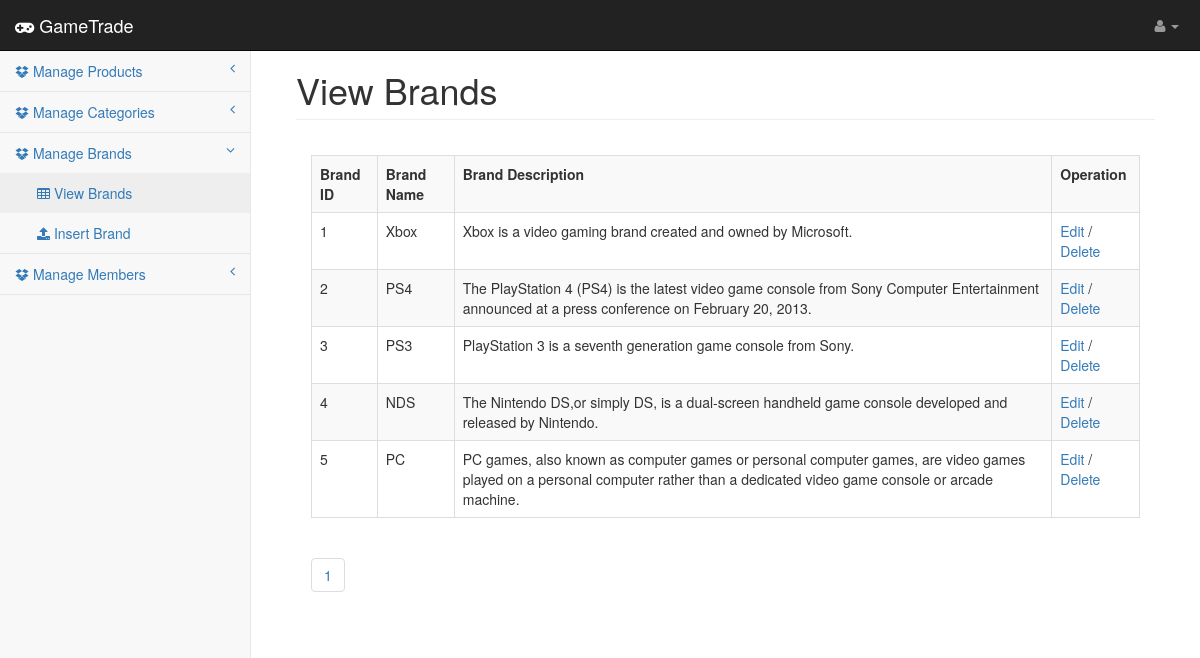
Page /admin/adminVBrands.php on the committed database.
### tables this page shows
CREATE TABLE `brands` (
  `brand_id` int(100) NOT NULL,
  `brand_title` text NOT NULL,
  `brand_desc` varchar(255) NOT NULL
);

### admin/adminVBrands.php (the view, shortened to what this page needs)
<!DOCTYPE html>
<html lang="en">
<head>
    <link href="css/bootstrap.css" rel="stylesheet">
    <link href="css/metisMenu.min.css" rel="stylesheet">
    <link href="css/timeline.css" rel="stylesheet">
    <link href="css/startmin.css" rel="stylesheet">
    <link href="css/morris.css" rel="stylesheet">
    <link href="css/font-awesome.min.css" rel="stylesheet" type="text/css">
</head>
<body>
<?php include("include/header.php"); ?>
<?php include("include/sidebar.php"); ?>
    <div id="page-wrapper">
        <div class="container-fluid">
            <div class="row">
                <div class="col-lg-12">
                    <h1 class="page-header">View Brands</h1>
                </div>
            </div>
            <div class="panel-body">
                                <div class="dataTable_wrapper">
                                    <?php
                                    $results_per_page = 5;
                                    $sql = "SELECT * FROM brands";
                                    $result = $db->query($sql);
                                    $number_of_results = mysqli_num_rows($result);
                                    $number_of_pages = ceil($number_of_results/$results_per_page);
                                    if (!isset($_GET['page'])) {
                                        $page = 1;
                                      } else {
                                        $page = $_GET['page'];
                                      }
                                    $this_page_first_result = ($page-1)*$results_per_page;
                                    $sql='SELECT * FROM brands LIMIT ' . $this_page_first_result . ',' .  $results_per_page;
                                    $result = mysqli_query($db, $sql);
                                    if ($result->num_rows > 0) {
                                        echo "<table class='table table-striped table-bordered table-hover' id='dataTables-example'><tr><th> Brand ID</th><th>Brand Name</th><th>Brand Description</th><th>Operation</th></tr>";
                                        while($row = mysqli_fetch_array($result))  {
                                            echo "<tr>
                                            <td>" . $row["brand_id"]. "</td>
                                            <td>" . $row["brand_title"]. "</td>
                                            <td>" . $row["brand_desc"]."</td>
                                            <td><a href='brandsEdit.php?edit=".$row["brand_id"]."'>Edit</a>  /
                                            <a href='adminVBrands.php?id=".$row["brand_id"]."' Onclick='return ConfirmDelete()'>Delete</a>"."</td></tr>";
                                        }
                                        echo "</table>";
                                    } else {
                                        echo "0 results";
                                    }
                                    for ($page=1;$page<=$number_of_pages;$page++) {
                                        echo '<ul class="pagination justify-content-center">
                                                <li class="page-item">
                                                    <a class="page-link" href="adminVBrands.php?page=' . $page . '">' . $page . '</a>
                                                    </li>
                                                </ul>';
                                        }
                                        ?>
                                </div>
        </div>
    </div>
</div>
</body>
</html>

### admin/include/header.php (shortened to what this page needs)
<div id="wrapper">
    <nav class="navbar navbar-inverse navbar-fixed-top" role="navigation">
        <div class="navbar-header">
            <a class="navbar-brand" href="adminControl.php"><i class="fa fa-gamepad"></i> GameTrade</a>
        </div>
        <ul class="nav navbar-right navbar-top-links">
            <li class="dropdown navbar-inverse">
            <li class="dropdown">
                <a class="dropdown-toggle" data-toggle="dropdown" href="#">
                    <i class="fa fa-user fa-fw"></i><?php echo $_SESSION['adminName'] ?><b class="caret"></b>
                </a>
            </li>
        </ul>
    </nav>
</div>

### admin/include/sidebar.php (shortened to what this page needs)
<div class="navbar-default sidebar" role="navigation">
            <div class="sidebar-nav navbar-collapse">
                <ul class="nav" id="side-menu">
                    <li>
                        <a href="#"><i class="fa fa-dropbox"></i> Manage Products<span class="fa arrow"></span></a>
                    </li>
                    <li>
                        <a href="#"><i class="fa fa-dropbox"></i> Manage Categories<span class="fa arrow"></span></a>
                    </li>
                    <li>
                        <a href="#"><i class="fa fa-dropbox"></i> Manage Brands<span class="fa arrow"></span></a>
                        <ul class="nav nav-second-level">
                            <li>
                                <a href="adminVBrands.php"><i class="fa fa-table"></i> View Brands</a>
                            </li>
                            <li>
                                <a href="adminIBrands.php"><i class="fa fa-upload"></i> Insert Brand</a>
                            </li>
                        </ul>
                    </li>
                    <li>
                        <a href="#"><i class="fa fa-dropbox"></i> Manage Members<span class="fa arrow"></span></a>
                    </li>
                </ul>
            </div>
        </div>

### admin/css/startmin.css (style rules this page uses)
body { background-color: #f8f8f8; }
#wrapper { width: 100%; }
#page-wrapper { padding: 30px 15px 0 15px; min-height: 568px; background-color: #fff; }
@media (min-width:768px) { #page-wrapper { position: inherit; margin-left: 250px; padding: 30px 30px 0 30px; border-left: 1px solid #e7e7e7; } }
.navbar-header { float: left; }
.navbar-right { text-align: right; }
.navbar-top-links { margin: 0; }
.navbar-top-links li { display: inline-block; }
.navbar-top-links li:last-child { margin-right: 6px; }
.navbar-top-links li a { padding: 15px; min-height: 50px; }
.navbar-top-links>li>a { color: #999; }
.sidebar .sidebar-nav.navbar-collapse { padding-right: 0; padding-left: 0; }
.sidebar ul li { border-bottom: 1px solid #e7e7e7; }
.sidebar ul li a.active { background-color: #eee; }
.sidebar .arrow { float: right; }
.sidebar .fa.arrow:before { content: "\f104"; }
.sidebar .active>a>.fa.arrow:before { content: "\f107"; }
.sidebar .nav-second-level li, .sidebar .nav-third-level li { border-bottom: 0!important; }
.sidebar .nav-second-level li a { padding-left: 37px; }
@media (min-width:768px) { .sidebar { z-index: 1; position: absolute; width: 250px; margin-top: 51px; } }

### rows in the picture
brands: brand_id "1", brand_title "Xbox", brand_desc "Xbox is a video gaming brand created and owned by Microsoft."
brands: brand_id "2", brand_title "PS4", brand_desc "The PlayStation 4 (PS4) is the latest video game console from Sony Computer Entertainment announced at a press conference on February 20, 2013."
brands: brand_id "3", brand_title "PS3", brand_desc "PlayStation 3 is a seventh generation game console from Sony."
brands: brand_id "4", brand_title "NDS", brand_desc "The Nintendo DS,or simply DS, is a dual-screen handheld game console developed and released by Nintendo."
brands: brand_id "5", brand_title "PC", brand_desc "PC games, also known as computer games or personal computer games, are video games played on a personal computer rather than a dedicated video game console or arcade machine."
